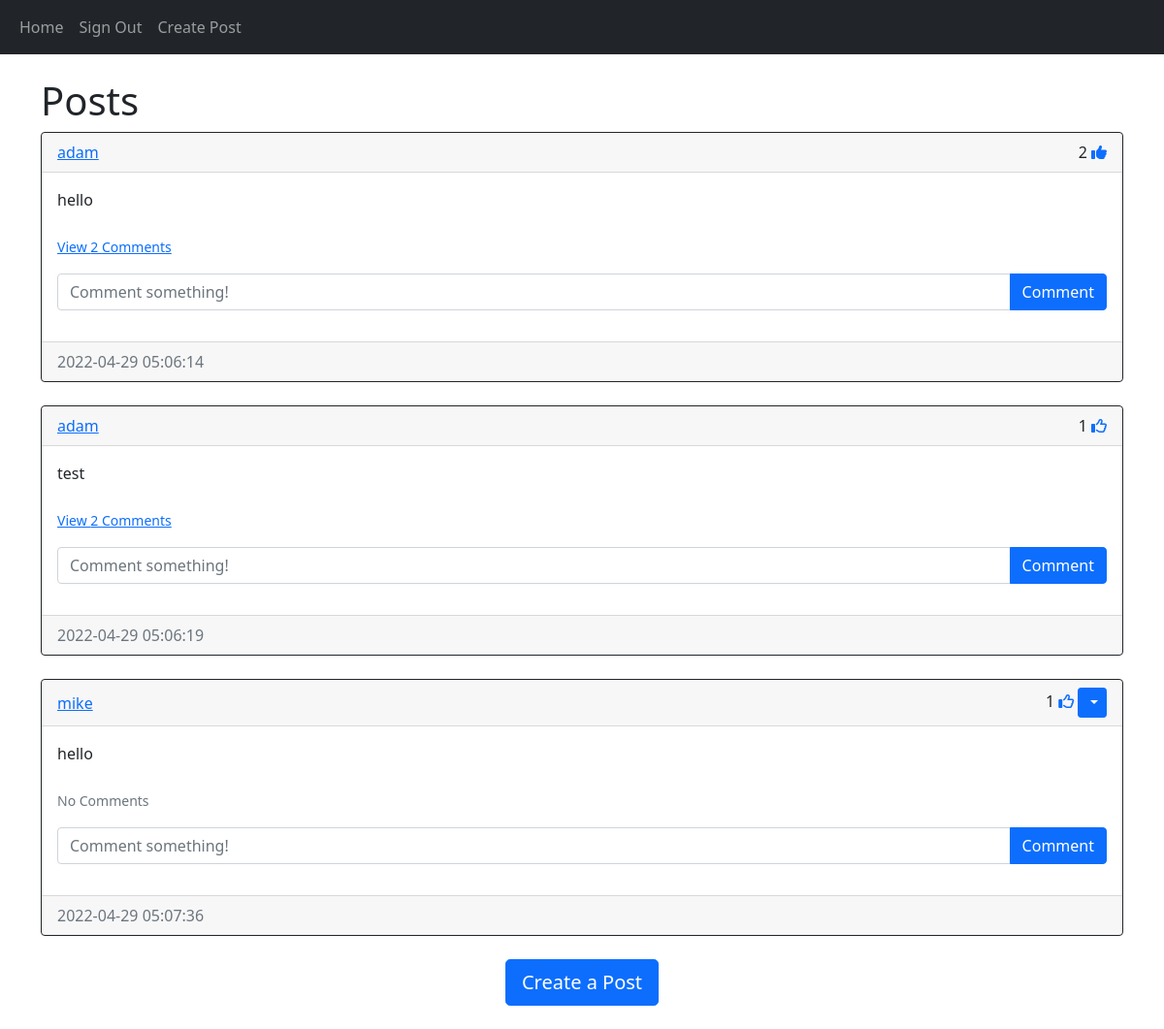
The app's page /home (signed in) with its own data.
### website/models.py (models this page shows)
class Post(db.Model):
    id = db.Column(db.Integer, primary_key=True)
    text = db.Column(db.Text, nullable=False)
    date_created = db.Column(db.DateTime(timezone=True), default=func.now())
    author = db.Column(db.Integer, db.ForeignKey('user.id', ondelete="CASCADE"), nullable=False)
    comments = db.relationship('Comment', backref='post', passive_deletes=True)
    likes = db.relationship('Like', backref='post', passive_deletes=True)

class User(db.Model, UserMixin):
    id = db.Column(db.Integer, primary_key=True)
    email = db.Column(db.String(150), unique=True)
    username = db.Column(db.String(150), unique=True)
    password = db.Column(db.String(150))
    date_created = db.Column(db.DateTime(timezone=True), default=func.now())
    posts = db.relationship('Post', backref='user', passive_deletes=True)
    comments = db.relationship('Comment', backref='user', passive_deletes=True)
    likes = db.relationship('Like', backref='user', passive_deletes=True)

### website/views.py (the view)
@views.route("/")
@views.route("/home")
@login_required
def home():
    posts = Post.query.all()
    return render_template("home.html", user=current_user, posts=posts)

### website/__init__.py (called while the page is built)
def create_app():
    app = Flask(__name__)
    app.config['SECRET_KEY'] = "AYO?"
    app.config['SQLALCHEMY_DATABASE_URI'] = f'sqlite:///{DB_NAME}'
    db.init_app(app)
    from .views import views
    from .auth import auth
    app.register_blueprint(views, url_prefix="/")
    app.register_blueprint(auth, url_prefix="/")
    from .models import User, Post, Comment, Like
    create_database(app)
    login_manager = LoginManager()
    login_manager.login_view = "auth.login"
    login_manager.init_app(app)
    @login_manager.user_loader
    def load_user(id):
        return User.query.get(int(id))
    return app

### website/templates/home.html (shortened to what this page needs)
{% extends "posts_div.html" %}

### website/templates/posts_div.html (shortened to what this page needs)
{% extends "base.html" %}
{% block body %}
<br/>
<h1 align="'center">{% block header %}Posts{% endblock %}</h1>
<div id="posts">
    {% for post in posts %}
    <div class="card border-dark">
        <div class="card-header d-flex justify-content-between align-items-center">
            <a href="/posts/{{post.user.username}}">{{post.user.username}}</a>
            <div>
                {{post.likes|length}}
                {% if user.id in post.likes|map(attribute='author')|list %}
                <a href="/like-post/{{post.id}}"><i class="fas fa-thumbs-up"></i></a>
                {% else %}
                <a href="/like-post/{{post.id}}"><i class="far fa-thumbs-up"></i></a>
                {% endif %}
                {% if post.author == user.id %}
                <div class="btn-group">
                    <button type="button" class="btn btn-sm btn-primary dropdown-toggle" data-bs-toggle="dropdown">
                    </button>
                </div>
                {% endif %}
            </div>
        </div>
        <div class="card-body">
            <div class="card-text">{{post.text}}</div>
            <br/>
            <p class="card-text">
                {% if post.comments|length > 0 %}
                <a data-bs-toggle="collapse" href="#comments-{{post.id}}" role="button">
                    <small>View {{post.comments|length}} Comments</small>
                </a>
                {% else %}
                <small class="text-muted">No Comments</small>
                {% endif %}
            </p>
            <form class="input-group mb-3" method="POST" action="/create-comment/{{post.id}}">
                <input type="text" id="text" name="text" class="form-control" placeholder="Comment something!"/>
                <button type="submit" class="btn btn-primary">Comment</button>
            </form>
        </div>
        <div class="card-footer text-muted">{{post.date_created}}</div>
    </div>
    <br/>
    {% endfor %}
</div>
{% block footer %}
<div align="center">
    <a href="/create-post">
        <button type="button" class="btn btn-primary btn-lg">Create a Post</button>
    </a>
</div>
<br/>
{% endblock %}
{% endblock %}

### records on screen
Post: user.username "adam", likes|length "2", text "hello", comments|length "2", date_created "2022-04-29 05:06:14"
Post: user.username "adam", likes|length "1", text "test", comments|length "2", date_created "2022-04-29 05:06:19"
Post: user.username "mike", likes|length "1", text "hello", shows "No Comments", date_created "2022-04-29 05:07:36"
